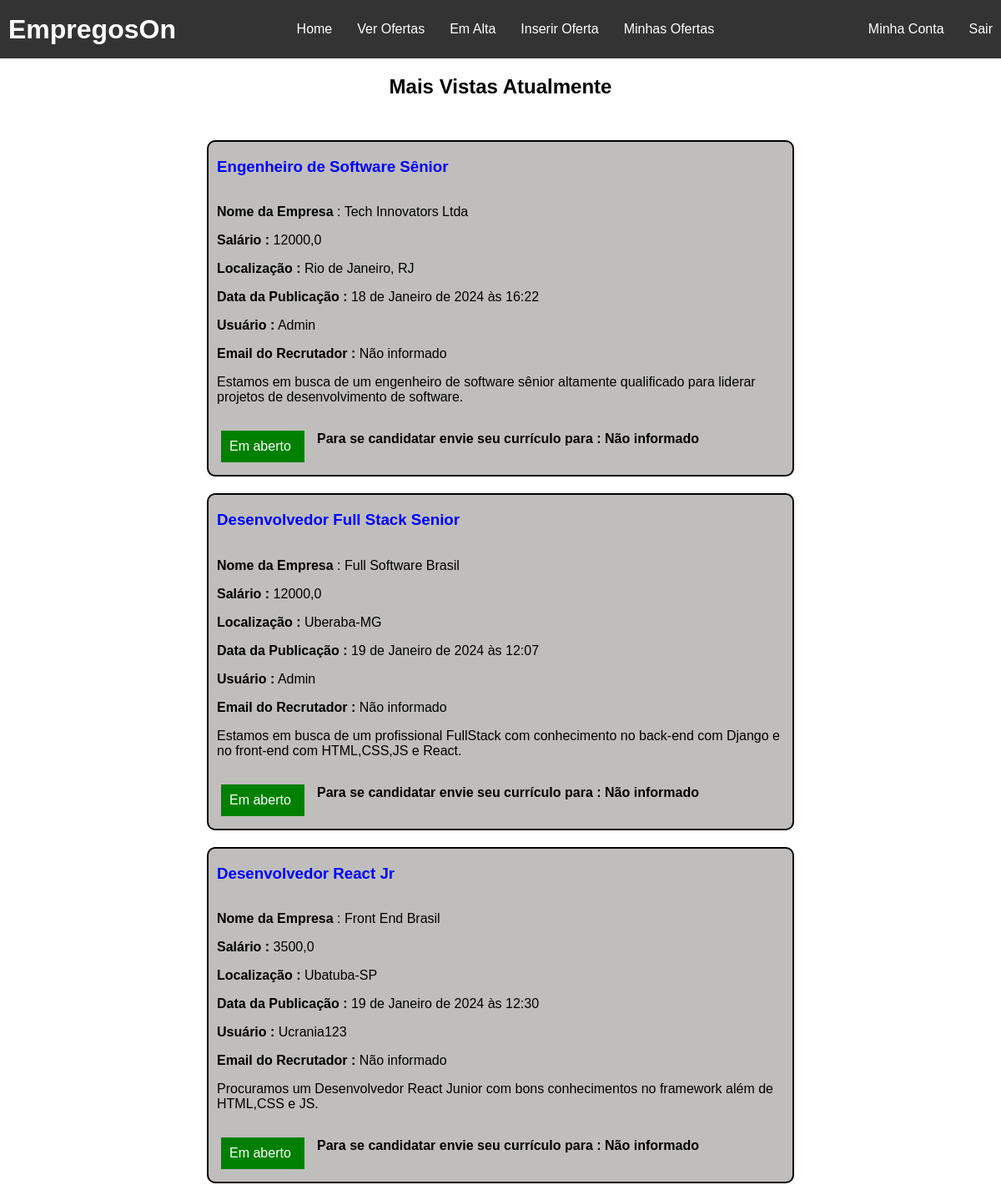
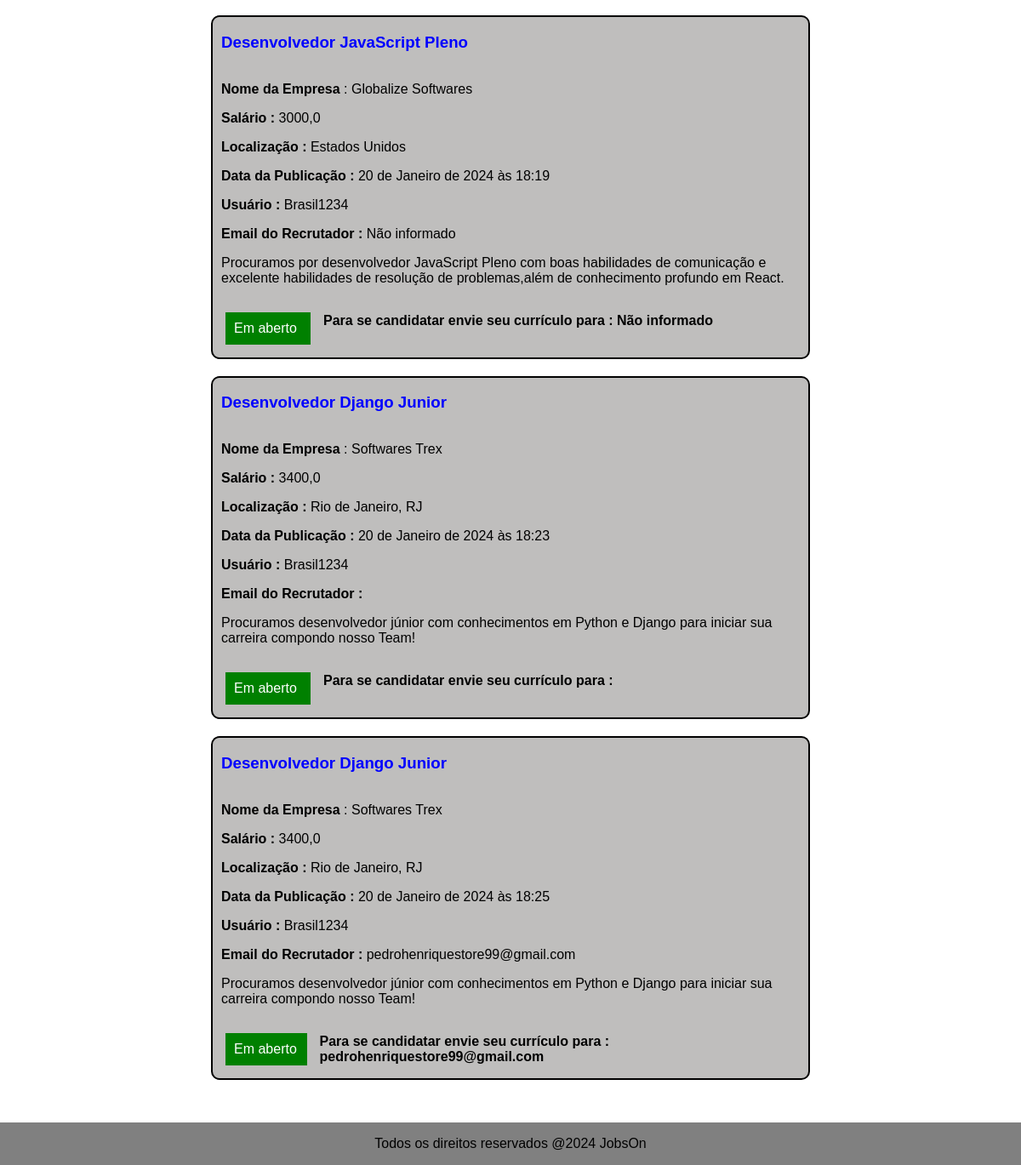
The page /popular_offers/ (signed in) on the database its author committed (2 pictures, top to bottom).
### jobs/models.py (models this page shows, shortened)
class JobOffer(models.Model):
    title = models.CharField(max_length=100)
    description = models.TextField()
    organization_name = models.CharField(max_length=100)
    location = models.CharField(max_length=100)
    publication_date = models.DateTimeField(auto_now_add=True)  # Adicionará automaticamente a data e hora ao campo
    offer_requirements = models.CharField(max_length=300)
    employment_type = models.CharField(max_length=100)
    salary = models.FloatField(default="Não informado")  # define que por padrão o campo é não informado
    organization_description = models.TextField()
    autor = models.ForeignKey(User, on_delete=models.PROTECT, related_name='car_user', editable=False, default=1)
    recruiter_email = models.EmailField(editable=False)
    number_of_views = models.IntegerField(default=0, editable=False)

### jobs/views.py (the view)
# urls.py: path('popular_offers/', PopularOffers.as_view(), name='popular_offers'),
class PopularOffers(ListView):
    template_name = 'popular_offers.html'
    model = JobOffer
    def get_queryset(self):
        queryset = super().get_queryset()
        queryset = queryset.order_by('-number_of_views')[0:10]  # Captura as 10 offers mais visualizadas
        return queryset

### jobs/templates/popular_offers.html
{% extends 'base.html' %}
{% block styles %}
    {{ block.super }}
    {% load static %}
    <link rel="stylesheet" type="text/css" href="{% static 'css/job_list.css' %}">
{% endblock %}
{% block content %}
    <main>
        <h2 class="title-offer-page">Mais Vistas Atualmente</h2>
        <section class="section-content">
            {% if object_list %}
                {% for offer in object_list %}
                    <div class="offer-grid">
                        <h3 class="offer-title">{{ offer.title }}</h3>
                        <p class="p-offer"><strong>Nome da Empresa</strong> : {{ offer.organization_name }}</p>
                        <p class="p-offer"><strong>Salário :</strong> {{ offer.salary }}</p>
                        <p class="p-offer"><strong>Localização :</strong> {{ offer.location }}</p>
                        <p class="p-offer"><strong>Data da Publicação :</strong> {{ offer.publication_date }}</p>
                        <p class="p-offer"><strong>Usuário :</strong> {{ offer.autor|capfirst }}</p>
                        <p class="p-offer"><strong>Email do Recrutador :</strong> {{ offer.recruiter_email }}</p>
                        <p class="p-description"> {{ offer.description }}</p>
                        <div class="btn-joblist-container">
                            <a class="btn-status" href="/">Em aberto</a>
                            <p class="email-text">Para se candidatar envie seu currículo para : {{ offer.recruiter_email }}</p>
                        </div>
                    </div>
                {% endfor %}
            {% else %}
                    <p class="job-list-advice-null">Nenhum resultado encontrado.</p>
            {% endif %}
        </section>
    </main>
{% endblock %}

### static/css/index.css (style rules this page uses)
body { margin: 0; font-family: Arial, sans-serif; display: flex; flex-direction: column; min-height: 100vh; }

### static/css/job_list.css (style rules this page uses)
body { background-color: white; }
.offer-grid { display: grid; grid-template-columns: 1fr; border: 2px solid black; border-radius: 10px; background-color: rgb(191, 190, 189); width: 700px; }
.offer-title { color: blue; margin-left: 10px; }
.title-offer-page { text-align: center; }
.p-offer { margin-left: 10px; margin-bottom: 0px; }
.p-description { margin-left: 10px; }
.section-content { display: grid; margin: 50px; gap: 20px; background-color: white; justify-content: center; }
.btn-status, .btn-detail { display: inline-block; color: white; text-decoration: none; background-color: green; width: 80px; padding: 10px; margin: 15px; }
.btn-joblist-container { display: flex; flex-direction: row; }
.email-text { font-weight: 600; }

### rows shown on the page
JobOffer: title "Engenheiro de Software Sênior", organization_name "Tech Innovators Ltda", salary "12000,0", location "Rio de Janeiro, RJ", publication_date "18 de Janeiro de 2024 às 16:22", autor "Admin", recruiter_email "Não informado", description "Estamos em busca de um engenheiro de software sênior altamente qualificado para liderar projetos de desenvolvimento de software."
JobOffer: title "Desenvolvedor Full Stack Senior", organization_name "Full Software Brasil", salary "12000,0", location "Uberaba-MG", publication_date "19 de Janeiro de 2024 às 12:07", autor "Admin", recruiter_email "Não informado", description "Estamos em busca de um profissional FullStack com conhecimento no back-end com Django e no front-end com HTML,CSS,JS e React."
JobOffer: title "Desenvolvedor React Jr", organization_name "Front End Brasil", salary "3500,0", location "Ubatuba-SP", publication_date "19 de Janeiro de 2024 às 12:30", autor "Ucrania123", recruiter_email "Não informado", description "Procuramos um Desenvolvedor React Junior com bons conhecimentos no framework além de HTML,CSS e JS."
JobOffer: title "Desenvolvedor JavaScript Pleno", organization_name "Globalize Softwares", salary "3000,0", location "Estados Unidos", publication_date "20 de Janeiro de 2024 às 18:19", autor "Brasil1234", recruiter_email "Não informado", description "Procuramos por desenvolvedor JavaScript Pleno com boas habilidades de comunicação e excelente habilidades de resolução de problemas,além de conhecimento profundo em React."
JobOffer: title "Desenvolvedor Django Junior", organization_name "Softwares Trex", salary "3400,0", location "Rio de Janeiro, RJ", publication_date "20 de Janeiro de 2024 às 18:23", autor "Brasil1234", description "Procuramos desenvolvedor júnior com conhecimentos em Python e Django para iniciar sua carreira compondo nosso Team!"
JobOffer: title "Desenvolvedor Django Junior", organization_name "Softwares Trex", salary "3400,0", location "Rio de Janeiro, RJ", publication_date "20 de Janeiro de 2024 às 18:25", autor "Brasil1234", recruiter_email "pedrohenriquestore99@gmail.com", description "Procuramos desenvolvedor júnior com conhecimentos em Python e Django para iniciar sua carreira compondo nosso Team!"
